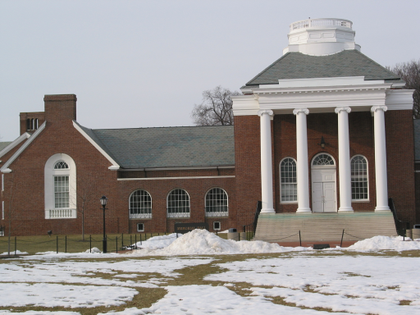
%> input picture HW4/q1/I1.png, 420 x 315 px, shrunk from 512 x 384 before the run
$ octave q1solution.m   (GNU Octave 9; MATLAB toolbox functions it lacks are replaced by stand-ins)
%> lines starting %> are read from the running program, lines starting %| are printed output that depends on the picture

%% EECS 442 - HW 04 - Q1 Harris Corner Detection

%  Declaration
%  ------------
%  Date: 2014 / 11 / 06
%  Author: WU Tongshuang, 40782306

%  used helper function
%  --------------------
%  ellipse(ra,rb,ang,x0,y0,C,Nb)

%  Instructions
%  ------------
%  Implement the Harris corner detector by computing the second moment
%  matrix M at each pixel location. Compute the eigenvalues of M at every
%  pixel locations. Compute the ellipses associated to such eigenvalues.
%  Use the corner response R to assess whether a corner has been detected
%  or not. Superimpose corners with R > T on the two images.

%% Initialization
clear; close all; clc
%% ======================== Part 0: Load data =============================
img1 = imread('I1.png');
%> img1 is the input picture: size 315x420x3 uint8; mean R, G, B 152.8, 148.7, 147.3
img2 = imread('I3.png');
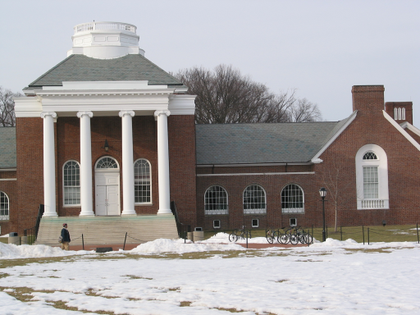
%> input picture HW4/q1/I3.png, 420 x 315 px, shrunk from 512 x 384 before the run
%> img2 is the input picture: size 315x420x3 uint8; mean R, G, B 162.8, 158.6, 158.3

img = img1;
w = 9;

%% ========== Part 1: compute M,R and ellipse parameter ===================

% applying sobel edge detector

img_gray = img;
if length(size(img))>2
    img_gray = rgb2gray(img);
end

% compute the image size
[height,width] = size(img_gray);
%> height = 315; width = 420
% initialize corner position
result = zeros(height, width);
% initialize R score
R = zeros(height, width);

%%applying sobel edge detector in the horizontal direction
fx = [-1 0 1;-1 0 1;-1 0 1];
Ix = filter2(fx,img_gray);
% applying sobel edge detector in the vertical direction
fy = [1 1 1;0 0 0;-1 -1 -1];
Iy = filter2(fy,img_gray);
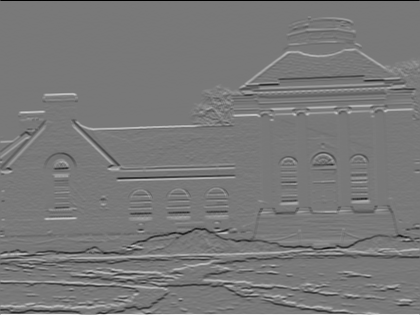
%> Iy: size 315x420 double; min -621, max 686, mean 0; drawn with min black and max white

% compute terms for M
Ix2 = Ix.^2;
Iy2 = Iy.^2;
Ixy = Ix.*Iy;
clear Ix;
clear Iy;

% perform gaussian filtering for eliminating noises
h= fspecial('gaussian',[w w],2);
Ix2 = filter2(h,Ix2);
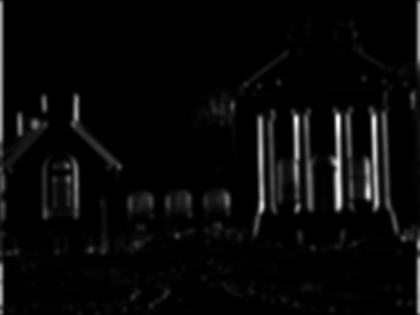
%> Ix2: size 315x420 double; min 0.314, max 115849.9, mean 4325.6; drawn with min black and max white
Iy2 = filter2(h,Iy2);
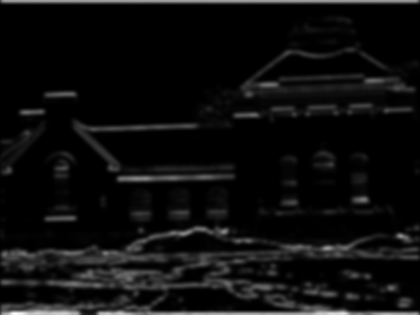
%> Iy2: size 315x420 double; min 0.534, max 123123.4, mean 6895.9; drawn with min black and max white
Ixy = filter2(h,Ixy);
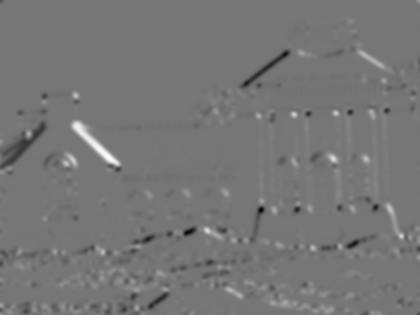
%> Ixy: size 315x420 double; min -21834.7, max 25307.6, mean 25; drawn with min black and max white

ellipsePerem = [];
Rmax = 0;
figure;
imshow(img);
hold on;
for i = 1:height
    for j = 1:width
        % compute M
        M = [
            Ix2(i,j), Ixy(i,j);
            Ixy(i,j) Iy2(i,j)
            ];
        % compute
        R(i,j) = det(M)-0.04*(trace(M))^2;
        if R(i,j) > Rmax
           Rmax = R(i,j);
        end;

    end;
end;
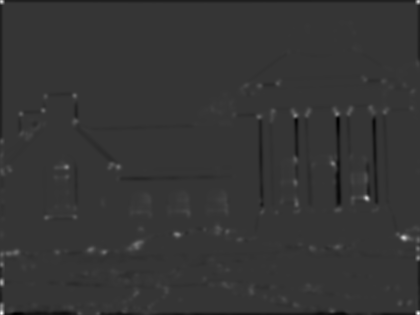
%> R: size 315x420 double; min -561699400.4, max 2.12e+09, mean 202315.6; drawn with min black and max white
%> after the loop, Rmax = 2.12e+09
cnt = 0;
Rmax
%> Rmax = 2.12e+09
% determine corner by comparing with threshold and all neighbor points
for i = 2:height-1
    for j = 2:width-1
        M = [
                 Ix2(i,j), Ixy(i,j);
                 Ixy(i,j) Iy2(i,j)
            ];
        % compute M's eigenvalue
        [vector,lambda] = eig(M);
        lambda = diag(lambda);
        % compute radius associate to the ellipse
        [lambda1,index] = max(lambda);
        lambda2 = min(lambda);
        a = lambda1^(-0.5);
        b = lambda2^(-0.5);
        vector = vector(:,index);
        angle = atan(vector(2)/vector(1));
        if mod(i,4) + mod(j,4) == 0
            ellipsePerem = [ellipsePerem;a b angle j i];
        end
        if R(i,j) > 0.1*Rmax &&...
            R(i,j) > R(i-1,j-1) ...
            && R(i,j) > R(i-1,j) ...
            && R(i,j) > R(i-1,j+1) ...
            && R(i,j) > R(i,j-1) ...
            && R(i,j) > R(i,j+1) ...
            && R(i,j) > R(i+1,j-1) ...
            && R(i,j) > R(i+1,j) ...
            && R(i,j) > R(i+1,j+1)

            result(i,j) = 1;
            cnt = cnt+1;
           % if (lambda1 - lambda2 <0.1)
            %end
        end;
    end;
end;
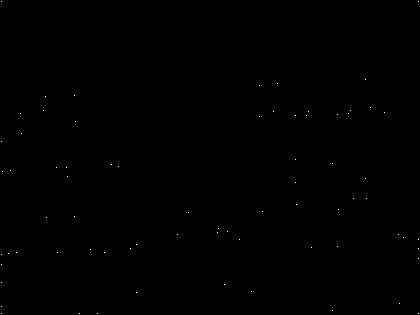
%> result: size 315x420 double; values 0 (black) and 1 (white), 0.06% white in thin lines or dots
%> after the loop, cnt = 73
[posc, posr] = find(result == 1);
%> posc = 73 values from 2 to 314; posr = 73 values from 2 to 419
cnt ;
%% ========== Part 2: Plot ellipse and corner on image ====================

ellipse(ellipsePerem(:,1), ellipsePerem(:,2), ellipsePerem(:,3), ...
    ellipsePerem(:,4),ellipsePerem(:,5));
%> (this line was passed over: ellipse is not available in this run)
%plot(posr,posc,'r.');
